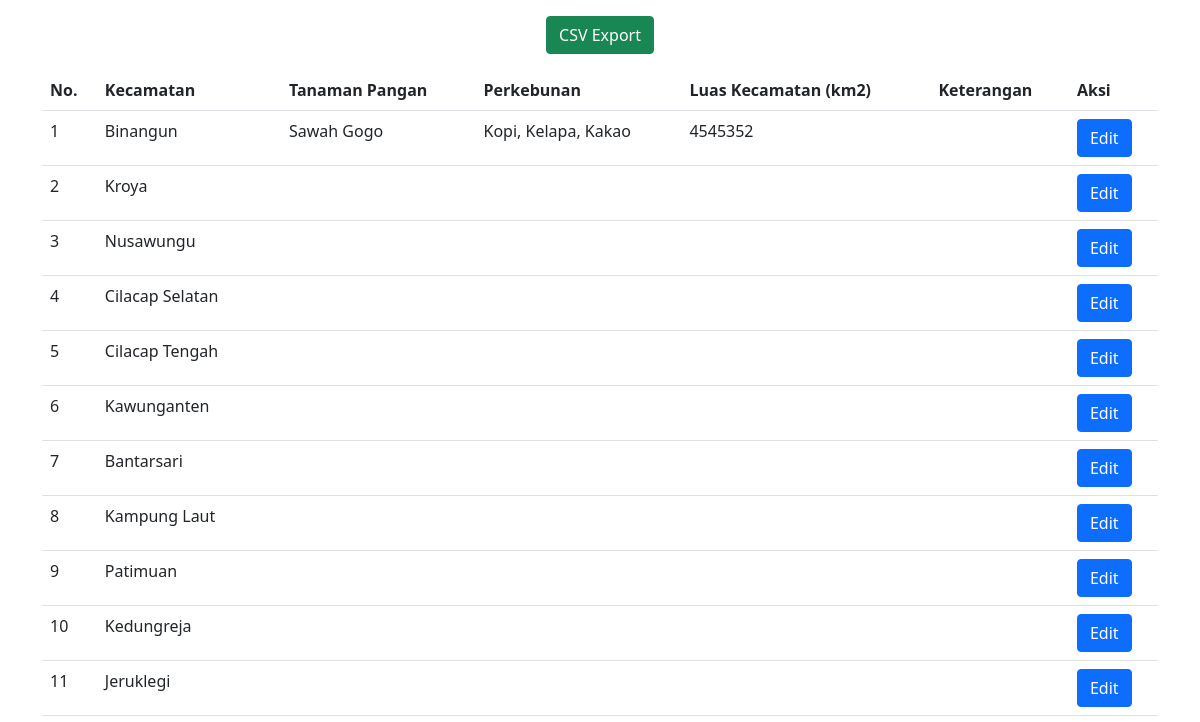
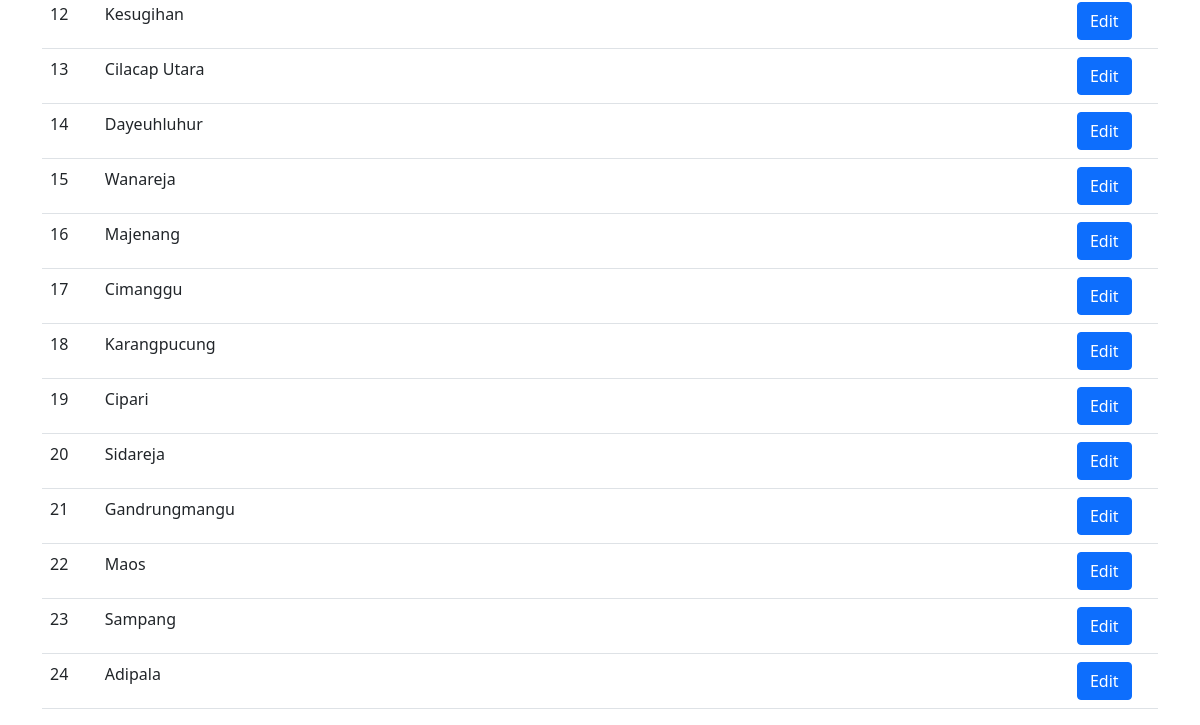
Before: / with the older database file (2 pictures, top to bottom).
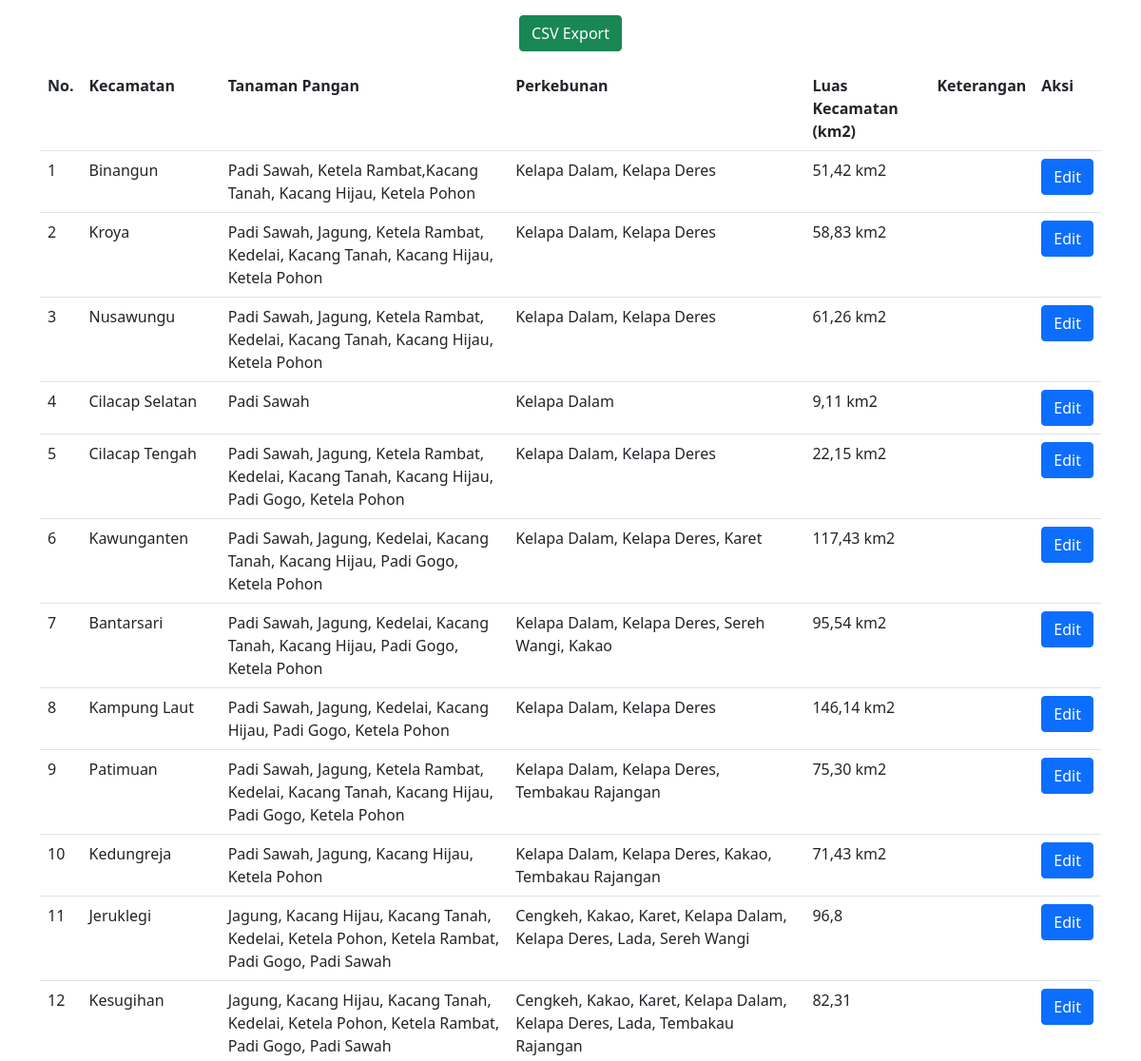
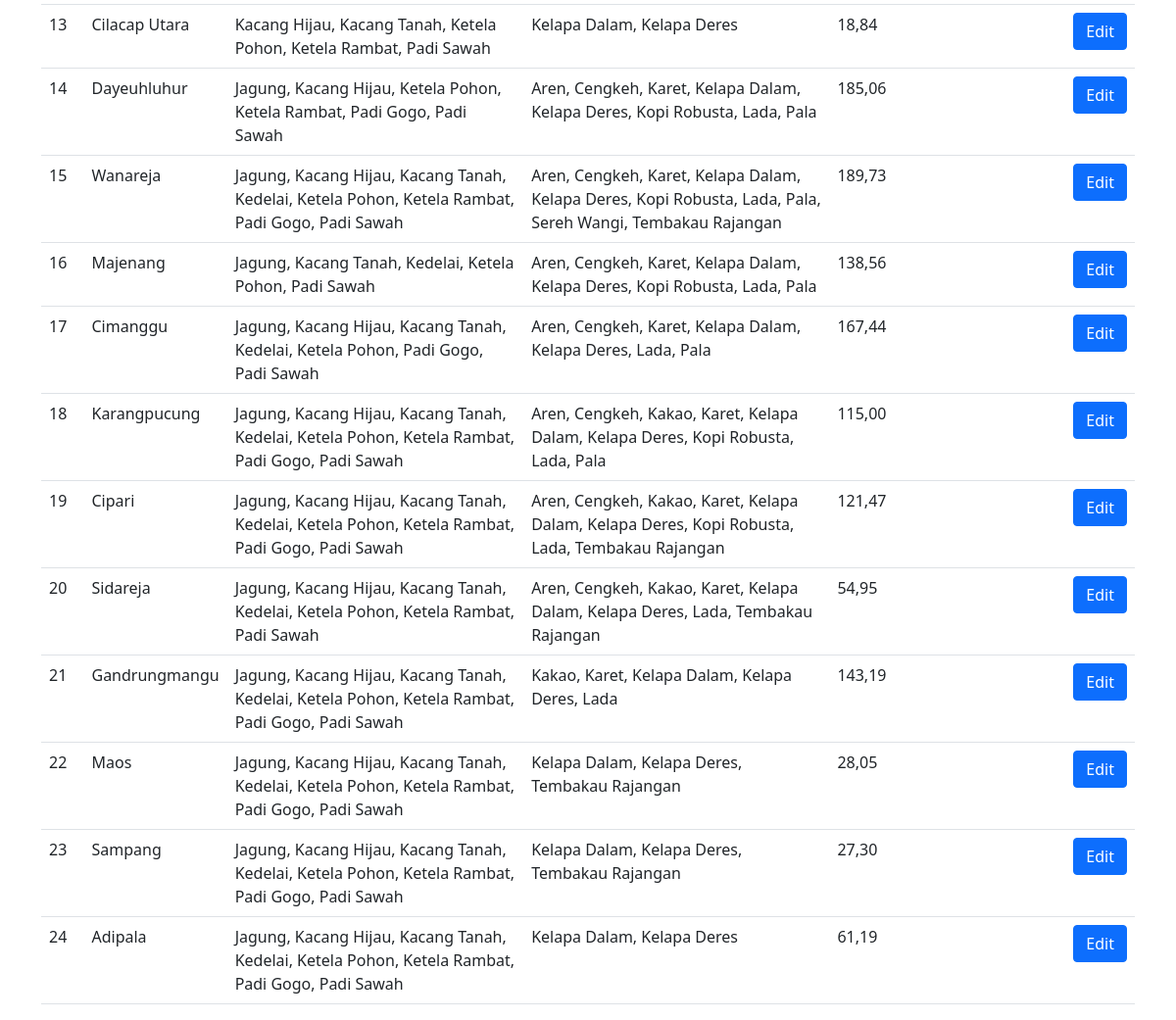
After: the same page with the newer database file (2 pictures, top to bottom).
### tables this page shows
CREATE TABLE `tata_guna_lahan` (
  `id_wilayah_kecamatan` int(11) NOT NULL,
  `nama_kecamatan` varchar(100) DEFAULT NULL,
  `tanaman_pangan` varchar(256) DEFAULT NULL,
  `perkebunan` varchar(256) DEFAULT NULL,
  `luas_wilayah_kecamatan` varchar(100) DEFAULT NULL,
  `keterangan` text
);

### data_lahan.php (the view)
<?php
    require_once("koneksi.php");
    $sql = "select * from tata_guna_lahan";
    $result = mysqli_query($conn, $sql);
?>
<main class="container table-responsive">
    <table class="table">
        <tr>
            <th>No.</th>
            <th>Kecamatan</th>
            <th>Tanaman Pangan</th>
            <th>Perkebunan</th>
            <th>Luas Kecamatan (km2)</th>
            <th>Keterangan</th>
            <th>Aksi</th>
        </tr>
        <?php
            if (mysqli_num_rows($result) > 0) {
                $no = 0;
                while ($row = mysqli_fetch_assoc($result)) {
                    $no++;
                    echo "<tr>";
                    echo "<td>" . $no . "</td>";
                    echo "<td>" . $row['nama_kecamatan'] . "</td>";
                    echo "<td>" . $row['tanaman_pangan'] . "</td>";
                    echo "<td>" . $row['perkebunan'] . "</td>";
                    echo "<td>" . $row['luas_wilayah_kecamatan'] . "</td>";
                    echo "<td>" . $row['keterangan'] . "</td>";
                    echo "<td><button class='btn btn-primary' ><a style='color:white; text-decoration: none;' href='form_edit_data_lahan.php?id=".$row['id_wilayah_kecamatan']."'>Edit</a></button>
                        </td>";
                    }
                }
                ?>
    </table>
</main>

### index.php (shortened to what this page needs)
<!DOCTYPE html>
<html lang="en">
<head>
     <link href="https://cdn.jsdelivr.net/npm/bootstrap@5.0.0-beta1/dist/css/bootstrap.min.css" rel="stylesheet">
</head>
<body>
    <p>
        <form method="post" action="export.php" align="center">
            <input type="submit" name="export" value="CSV Export" class="btn btn-success" />
        </form>
    </p>
    <?php
    include('data_lahan.php');
    ?>
</body>
</html>

Changed rows visible on the page:
changed tata_guna_lahan "Binangun": tanaman_pangan "Sawah Gogo" → "Padi Sawah, Ketela Rambat,Kacang Tanah, Kacang Hijau, Ketela Pohon"; perkebunan "Kopi, Kelapa, Kakao" → "Kelapa Dalam, Kelapa Deres"; luas_wilayah_kecamatan "4545352" → "51,42 km2"
changed tata_guna_lahan "Kroya": tanaman_pangan (not shown) → "Padi Sawah, Jagung, Ketela Rambat, Kedelai, Kacang Tanah, Kacang Hijau, Ketela Pohon"; perkebunan (not shown) → "Kelapa Dalam, Kelapa Deres"; luas_wilayah_kecamatan (not shown) → "58,83 km2"
changed tata_guna_lahan "Nusawungu": tanaman_pangan (not shown) → "Padi Sawah, Jagung, Ketela Rambat, Kedelai, Kacang Tanah, Kacang Hijau, Ketela Pohon"; perkebunan (not shown) → "Kelapa Dalam, Kelapa Deres"; luas_wilayah_kecamatan (not shown) → "61,26 km2"
changed tata_guna_lahan "Cilacap Selatan": tanaman_pangan (not shown) → "Padi Sawah"; perkebunan (not shown) → "Kelapa Dalam"; luas_wilayah_kecamatan (not shown) → "9,11 km2"
changed tata_guna_lahan "Cilacap Tengah": tanaman_pangan (not shown) → "Padi Sawah, Jagung, Ketela Rambat, Kedelai, Kacang Tanah, Kacang Hijau, Padi Gogo, Ketela Pohon"; perkebunan (not shown) → "Kelapa Dalam, Kelapa Deres"; luas_wilayah_kecamatan (not shown) → "22,15 km2"
changed tata_guna_lahan "Kawunganten": tanaman_pangan (not shown) → "Padi Sawah, Jagung, Kedelai, Kacang Tanah, Kacang Hijau, Padi Gogo, Ketela Pohon"; perkebunan (not shown) → "Kelapa Dalam, Kelapa Deres, Karet"; luas_wilayah_kecamatan (not shown) → "117,43 km2"
changed tata_guna_lahan "Bantarsari": tanaman_pangan (not shown) → "Padi Sawah, Jagung, Kedelai, Kacang Tanah, Kacang Hijau, Padi Gogo, Ketela Pohon"; perkebunan (not shown) → "Kelapa Dalam, Kelapa Deres, Sereh Wangi, Kakao"; luas_wilayah_kecamatan (not shown) → "95,54 km2"
changed tata_guna_lahan "Kampung Laut": tanaman_pangan (not shown) → "Padi Sawah, Jagung, Kedelai, Kacang Hijau, Padi Gogo, Ketela Pohon"; perkebunan (not shown) → "Kelapa Dalam, Kelapa Deres"; luas_wilayah_kecamatan (not shown) → "146,14 km2"
changed tata_guna_lahan "Patimuan": tanaman_pangan (not shown) → "Padi Sawah, Jagung, Ketela Rambat, Kedelai, Kacang Tanah, Kacang Hijau, Padi Gogo, Ketela Pohon"; perkebunan (not shown) → "Kelapa Dalam, Kelapa Deres, Tembakau Rajangan"; luas_wilayah_kecamatan (not shown) → "75,30 km2"
changed tata_guna_lahan "Kedungreja": tanaman_pangan (not shown) → "Padi Sawah, Jagung, Kacang Hijau, Ketela Pohon"; perkebunan (not shown) → "Kelapa Dalam, Kelapa Deres, Kakao, Tembakau Rajangan"; luas_wilayah_kecamatan (not shown) → "71,43 km2"
changed tata_guna_lahan "Jeruklegi": tanaman_pangan (not shown) → "Jagung, Kacang Hijau, Kacang Tanah, Kedelai, Ketela Pohon, Ketela Rambat, Padi Gogo, Padi Sawah"; perkebunan (not shown) → "Cengkeh, Kakao, Karet, Kelapa Dalam, Kelapa Deres, Lada, Sereh Wangi"; luas_wilayah_kecamatan (not shown) → "96,8"
changed tata_guna_lahan "Kesugihan": tanaman_pangan (not shown) → "Jagung, Kacang Hijau, Kacang Tanah, Kedelai, Ketela Pohon, Ketela Rambat, Padi Gogo, Padi Sawah"; perkebunan (not shown) → "Cengkeh, Kakao, Karet, Kelapa Dalam, Kelapa Deres, Lada, Tembakau Rajangan"; luas_wilayah_kecamatan (not shown) → "82,31"
changed tata_guna_lahan "Cilacap Utara": tanaman_pangan (not shown) → "Kacang Hijau, Kacang Tanah, Ketela Pohon, Ketela Rambat, Padi Sawah"; perkebunan (not shown) → "Kelapa Dalam, Kelapa Deres"; luas_wilayah_kecamatan (not shown) → "18,84"
changed tata_guna_lahan "Dayeuhluhur": tanaman_pangan (not shown) → "Jagung, Kacang Hijau, Ketela Pohon, Ketela Rambat, Padi Gogo, Padi Sawah"; perkebunan (not shown) → "Aren, Cengkeh, Karet, Kelapa Dalam, Kelapa Deres, Kopi Robusta, Lada, Pala"; luas_wilayah_kecamatan (not shown) → "185,06"
changed tata_guna_lahan "Wanareja": tanaman_pangan (not shown) → "Jagung, Kacang Hijau, Kacang Tanah, Kedelai, Ketela Pohon, Ketela Rambat, Padi Gogo, Padi Sawah"; perkebunan (not shown) → "Aren, Cengkeh, Karet, Kelapa Dalam, Kelapa Deres, Kopi Robusta, Lada, Pala, Sereh Wangi, Tembakau Rajangan"; luas_wilayah_kecamatan (not shown) → "189,73"
changed tata_guna_lahan "Majenang": tanaman_pangan (not shown) → "Jagung, Kacang Tanah, Kedelai, Ketela Pohon, Padi Sawah"; perkebunan (not shown) → "Aren, Cengkeh, Karet, Kelapa Dalam, Kelapa Deres, Kopi Robusta, Lada, Pala"; luas_wilayah_kecamatan (not shown) → "138,56"
changed tata_guna_lahan "Cimanggu": tanaman_pangan (not shown) → "Jagung, Kacang Hijau, Kacang Tanah, Kedelai, Ketela Pohon, Padi Gogo, Padi Sawah"; perkebunan (not shown) → "Aren, Cengkeh, Karet, Kelapa Dalam, Kelapa Deres, Lada, Pala"; luas_wilayah_kecamatan (not shown) → "167,44"
changed tata_guna_lahan "Karangpucung": tanaman_pangan (not shown) → "Jagung, Kacang Hijau, Kacang Tanah, Kedelai, Ketela Pohon, Ketela Rambat, Padi Gogo, Padi Sawah"; perkebunan (not shown) → "Aren, Cengkeh, Kakao, Karet, Kelapa Dalam, Kelapa Deres, Kopi Robusta, Lada, Pala"; luas_wilayah_kecamatan (not shown) → "115,00"
changed tata_guna_lahan "Cipari": tanaman_pangan (not shown) → "Jagung, Kacang Hijau, Kacang Tanah, Kedelai, Ketela Pohon, Ketela Rambat, Padi Gogo, Padi Sawah"; perkebunan (not shown) → "Aren, Cengkeh, Kakao, Karet, Kelapa Dalam, Kelapa Deres, Kopi Robusta, Lada, Tembakau Rajangan"; luas_wilayah_kecamatan (not shown) → "121,47"
changed tata_guna_lahan "Sidareja": tanaman_pangan (not shown) → "Jagung, Kacang Hijau, Kacang Tanah, Kedelai, Ketela Pohon, Ketela Rambat, Padi Sawah"; perkebunan (not shown) → "Aren, Cengkeh, Kakao, Karet, Kelapa Dalam, Kelapa Deres, Lada, Tembakau Rajangan"; luas_wilayah_kecamatan (not shown) → "54,95"
changed tata_guna_lahan "Gandrungmangu": tanaman_pangan (not shown) → "Jagung, Kacang Hijau, Kacang Tanah, Kedelai, Ketela Pohon, Ketela Rambat, Padi Gogo, Padi Sawah"; perkebunan (not shown) → "Kakao, Karet, Kelapa Dalam, Kelapa Deres, Lada"; luas_wilayah_kecamatan (not shown) → "143,19"
changed tata_guna_lahan "Maos": tanaman_pangan (not shown) → "Jagung, Kacang Hijau, Kacang Tanah, Kedelai, Ketela Pohon, Ketela Rambat, Padi Gogo, Padi Sawah"; perkebunan (not shown) → "Kelapa Dalam, Kelapa Deres, Tembakau Rajangan"; luas_wilayah_kecamatan (not shown) → "28,05"
changed tata_guna_lahan "Sampang": tanaman_pangan (not shown) → "Jagung, Kacang Hijau, Kacang Tanah, Kedelai, Ketela Pohon, Ketela Rambat, Padi Gogo, Padi Sawah"; perkebunan (not shown) → "Kelapa Dalam, Kelapa Deres, Tembakau Rajangan"; luas_wilayah_kecamatan (not shown) → "27,30"
changed tata_guna_lahan "Adipala": tanaman_pangan (not shown) → "Jagung, Kacang Hijau, Kacang Tanah, Kedelai, Ketela Pohon, Ketela Rambat, Padi Gogo, Padi Sawah"; perkebunan (not shown) → "Kelapa Dalam, Kelapa Deres"; luas_wilayah_kecamatan (not shown) → "61,19"
